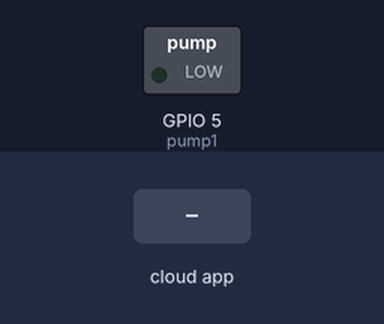
Recording of a sketch running on a simulated ESP32. Parts: switched loads named in the sketch (green lamp = pin HIGH). The test bench sets the inputs (shaded band). WiFi joins after 1.5 s; servers stay silent unless stated; the Firebase database answers and starts empty; what the sketch prints to the serial monitor is not drawn.

Above: at 2.7 s.
2.8 s: the phone or cloud app sets water to on
At 3.8 s:
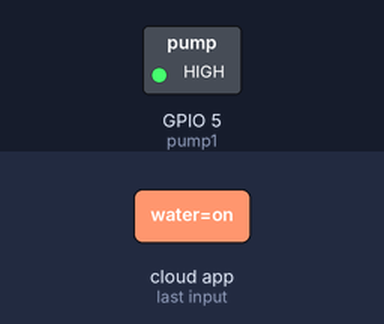
Timing chart, 0 to 8.6 s (numbered marks = the images above; inputs shaded):
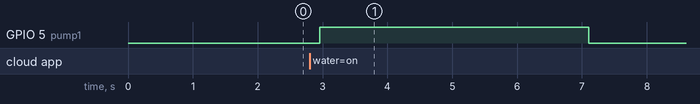

The sketch:

pump_woking.ino
```cpp
#include <FirebaseESP32.h>
#include  <WiFi.h>


#define FIREBASE_HOST "dog-house-f1317-default-rtdb.firebaseio.com"
#define WIFI_SSID "IRVING2" // Change the name of your WIFI
#define WIFI_PASSWORD "Intimacy@5$?@GranAda9" // Change the password of your WIFI
#define FIREBASE_Authorization_key "tpggs7qUBY2N9Zg8AWRCOXb6eWYAROVWuv1iKRyj"


FirebaseData firebaseData;
FirebaseData firebaseData1;
FirebaseJson json;


byte pump1 = 5;
byte pump2 = 10;
void setup() {
 Serial.begin(9600);
 //while (!Serial);
 pinMode(pump1, OUTPUT); // variant low/high
 WiFi.begin (WIFI_SSID, WIFI_PASSWORD);
   Serial.print("Connecting...");
  while (WiFi.status() != WL_CONNECTED)
  {
    Serial.print(".");
    delay(300);
  }
  Serial.println();
  Serial.print("IP Address: ");
  Serial.println(WiFi.localIP());
  Serial.println();
  Firebase.begin(FIREBASE_HOST,FIREBASE_Authorization_key);
}
void loop() {
  Firebase.getString(firebaseData1, "/Flutter_ESP_Actions/Water/water");

if (firebaseData1.stringData() == "on") {
    Serial.println("Dropping Wtaer ");
  digitalWrite(pump1, HIGH); // pump1 deactivated
  delay(4000);
   Firebase.setString(firebaseData, "/Flutter_ESP_Actions/Water/water", "off");
  digitalWrite(pump1, LOW); // pump1 activated
  Serial.println("Done...");
    }
  delay(500);

}
```

Measured:
- after the input at 2.8 s, GPIO 5 (pump1): LOW → HIGH after 0.15 s, → LOW 4.2 s later
